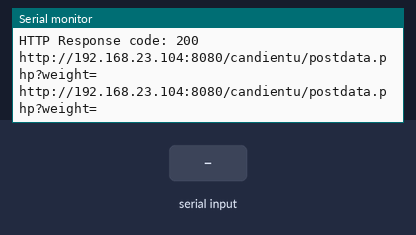
A sketch run on a simulated ESP8266 (NodeMCU). On the bench: the last lines printed to the serial monitor. The inputs (shaded band) are chosen by the test bench. WiFi joins after 1.5 s; servers stay silent unless stated; uploads are accepted with an empty reply.

Above: at 2.7 s.
2.8 s: "1" received over Serial
At 4.16 s:
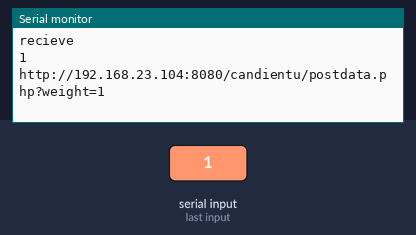
5.5 s: "0" received over Serial
At 6.66 s:
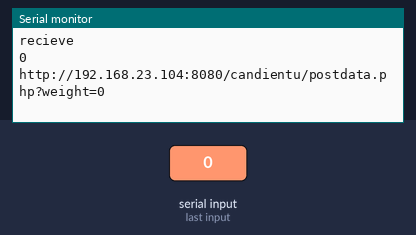
7.0 s: "2" received over Serial
At 8.3 s:
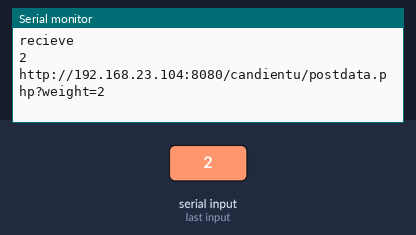
Timing chart, 0 to 10.0 s (numbered marks = the images above; inputs shaded):
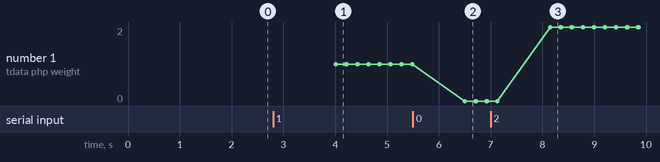

Measured:
- after the input at 2.8 s, the serial monitor: prints a new line after 1.2 s (image 1)
- after the input at 5.5 s, the serial monitor: prints a new line after 1.0 s (image 2)
- after the input at 7.0 s, the serial monitor: prints a new line after 1.1 s (image 3)
- plotted number 1: 1 → 0 after the input at 5.5 s, 0 → 2 after the input at 7.0 s

The sketch:

esp8266wifi.ino
```cpp
#include <ESP8266WiFi.h>
#include <ESP8266HTTPClient.h>
#include <WiFiClient.h>

const char* ssid = "Canh Hoa Dao-T2"; //wifi ssid / wifi name
const char* password = "0395745100"; //wifi password

String serverName = "http://192.168.23.104:8080/candientu/postdata.php?weight=";

// thời gian đo bằng ms
unsigned long lastTime = 0;
// Timer set to 10 minutes (600000)
//unsigned long timerDelay = 600000;
// Set timer to 5 seconds (5000)
unsigned long timerDelay = 10;
String berat; // biến giá trị cân nhận đc đo bằng gam

void setup() {
  Serial.begin(115200);
  WiFi.begin(ssid, password); //chuyển đổi esp sang chế độ station
  Serial.println("Connecting");
  while(WiFi.status() != WL_CONNECTED) { // check kết nối
    delay(500);
    Serial.print(".");
  }
  Serial.println("");
  Serial.print("Connected to WiFi network with IP Address: ");
  Serial.println(WiFi.localIP()); // lấy địa chỉ IP của ESP station

  Serial.println("Mất 5s để đọc lần đầu");
}

void loop() {
  if ((millis() - lastTime) > timerDelay) { //refresh
    //Check WiFi connection status
    if(WiFi.status()== WL_CONNECTED){
      WiFiClient client; //khai báo đối tượng lớp WiFiClient
      HTTPClient http;  //truy vấn các http

      receive_data(); // nhận dữ liệu cân được

      String serverPath = serverName + berat;
      Serial.println(serverPath);

      // Your Domain name with URL path or IP address with path
      http.begin(client, serverPath);

      // Send HTTP GET request
      int httpResponseCode = http.GET(); //lấy thông tin từ server

      if (httpResponseCode>0) {
        Serial.print("HTTP Response code: ");
        Serial.println(httpResponseCode);
        String payload = http.getString();
        Serial.println(payload); // đọc phản hồi
        Serial.println(serverPath);
      }
      else {
        Serial.print("Error code: ");
        Serial.println(httpResponseCode);
      }
      // Free resources
      http.end();
    }
    else {
      Serial.println("WiFi Disconnected");
    }
    lastTime = millis();
  }
}
void receive_data(){
if(Serial.available()){
    String RxBuffer="";
    while(Serial.available()){
      RxBuffer = Serial.readString();//Đọc tất cả bộ đệm
      Serial.println("recieve");
      Serial.println(RxBuffer);
    }
    berat = RxBuffer;
  }
}
```
